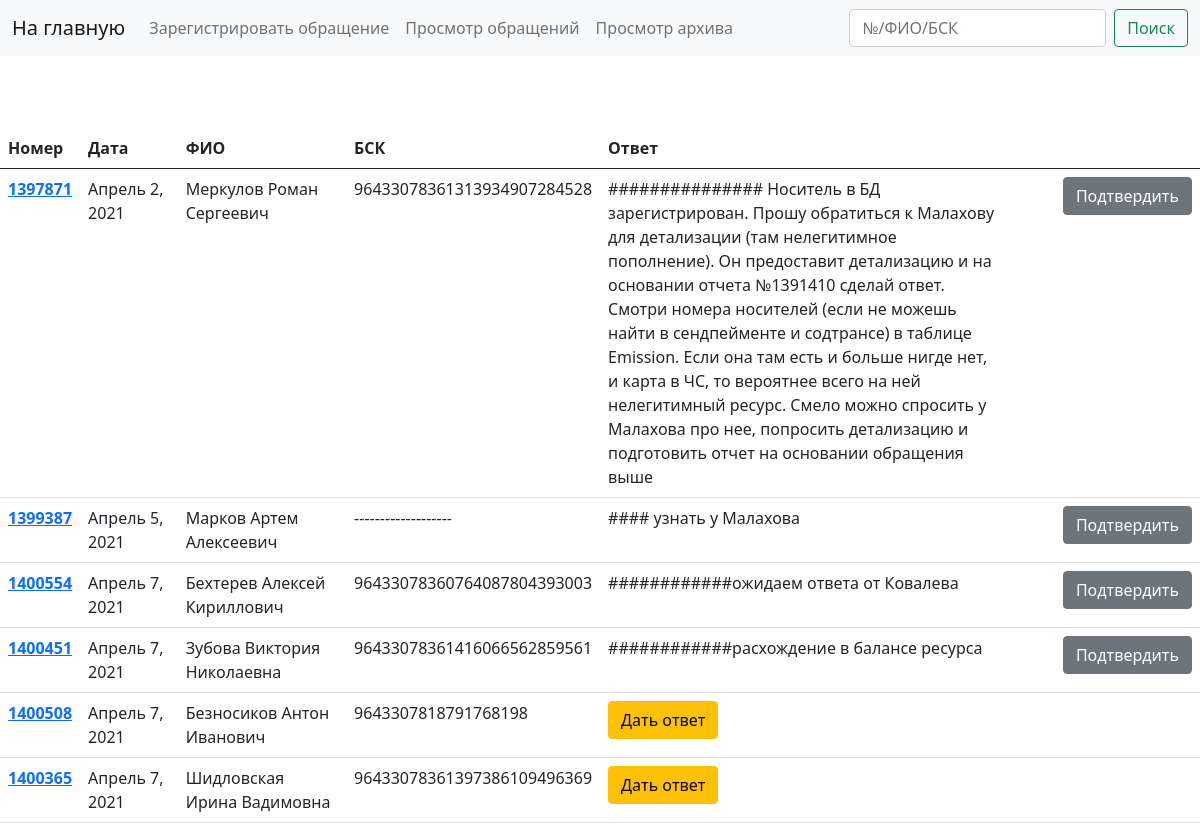
/appeal/, run on an earlier commit of the app's database.
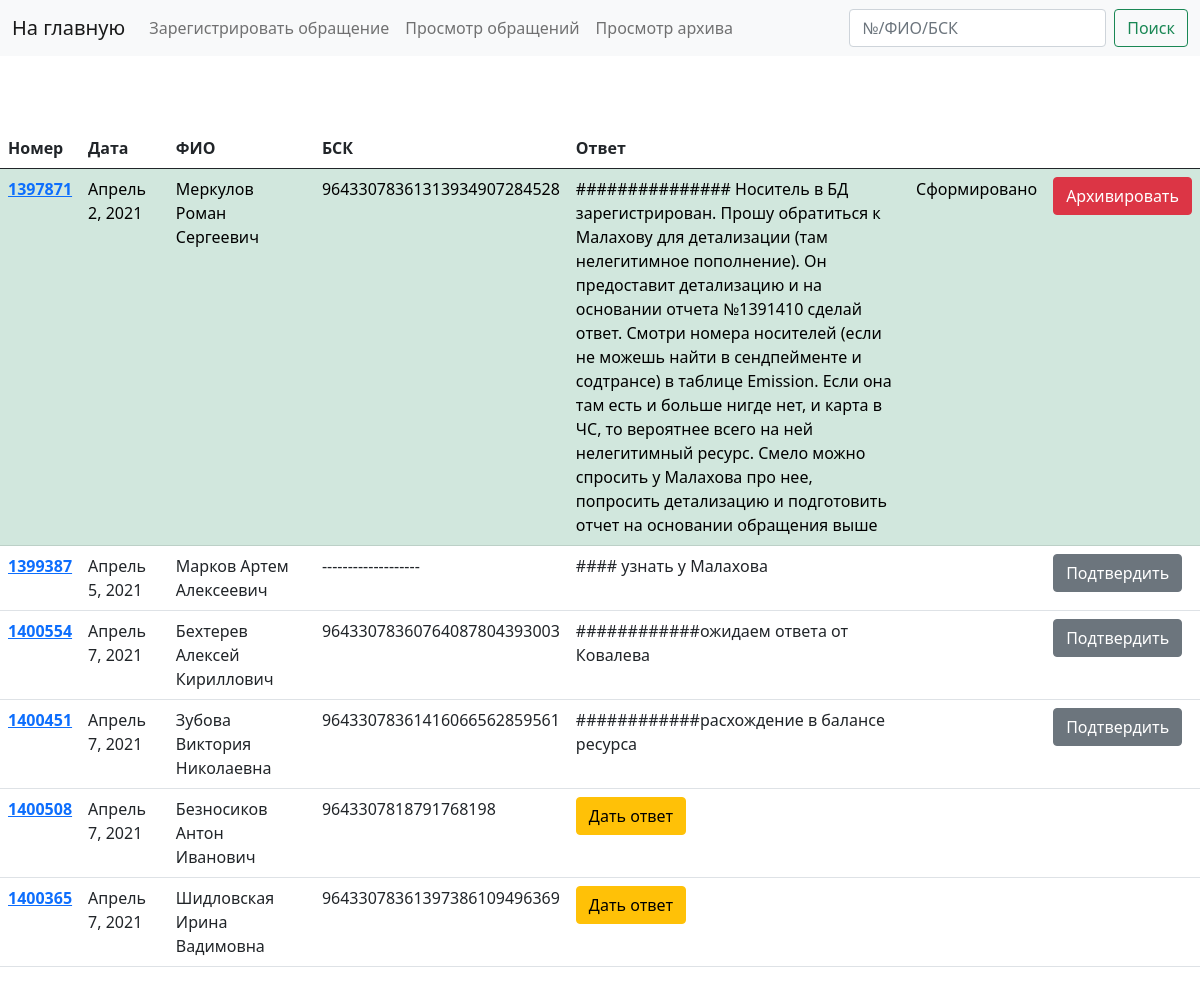
And on a later commit of the database.
### appeal/models.py (models this page shows, shortened)
class Appeal(models.Model):
	auto_park 	 				=	models.CharField(max_length=50, default=None, null = True, blank=True)
	bsk_number  				=	models.CharField(max_length=50)
	appeal_num	 				=	models.IntegerField(default = None, unique=True)
	appeal_create_date  		=	models.DateField(default = None, null = True)
	appeal_code  				=	models.CharField(max_length=50, default=None, null = True, blank=True)
	appeal_method  	 			=	models.CharField(max_length=50, default=None, null = True, blank=True)
	appeal_owner_name  			=	models.CharField(max_length=50, default=None, null = True)
	appeal_owner_phone_number	= 	models.CharField(max_length=50, default=None, null = True, blank=True)
	district  					=	models.CharField(max_length=50, default=None, null = True, blank=True)
	incident_date  				=	models.DateField(default = None, null = True, blank=True)
	incident_time  				=	models.DateField(default = None, null = True, blank=True)
	route_number  				=	models.IntegerField(default = None, null = True, blank=True)
	stop_name  					=	models.CharField(max_length=50, default=None, null = True, blank=True)
	route_direction  			=	models.CharField(max_length=50, default=None, null = True, blank=True)
	auto_number  				=	models.CharField(max_length=50, default=None, null = True, blank=True)
	answer_method	  			=	models.CharField(max_length=50, default=None, null = True, blank=True)
	answer  					=	models.TextField(max_length=1500, default=None, null = True, blank=True)
	accepted  					=	models.BooleanField(default = False)
	generated  					=	models.BooleanField(default = False)
	archivated 					=	models.BooleanField(default = False)

### appeal/views.py (the view)
# urls.py: path('', appeal_list),#стартовая страница без функционала
def appeal_list(request):
    search_query = request.GET.get('search', '')
    if search_query:
        context = Appeal.objects.filter(Q(bsk_number__icontains=search_query) | Q(appeal_num__icontains=search_query) | Q(appeal_owner_name__icontains=search_query))
    else:
        context = Appeal.objects.all()
    return render(request, 'appeal/list.html', {'context': context,})

### templates/appeal/list.html (shortened to what this page needs)
{% extends 'appeal/appeal.html' %}
{% load static %}
{% block nav %}
  <nav class="navbar navbar-expand-lg navbar-light bg-light">
    <div class="container-fluid">
      <a class="navbar-brand" href="/">На главную</a>
      <div class="collapse navbar-collapse" id="navbarSupportedContent">
        <ul class="navbar-nav me-auto mb-2 mb-lg-0">
          <li class="nav-item">
            <a class="nav-link " aria-current="page" href="/appeal/appeal_create">Зарегистрировать обращение</a>
          </li>
          <li class="nav-item">
            <a class="nav-link " href="/appeal/appeal_list">Просмотр обращений</a>
          </li>
          <li class="nav-item">
              <a class="nav-link " href="/appeal/archive_appeal_list">Просмотр архива</a>
          </li>
        </ul>
        <form class="d-flex" action="">
          <input class="form-control me-2" type="search" placeholder="№/ФИО/БСК" aria-label="Search" name="search">
          <button class="btn btn-outline-success" type="submit">Поиск</button>
        </form>
      </div>
    </div>
  </nav>
{% endblock %}
{% block appeal_form %}
  <br><br><br>
  <table class="table">
    <thead>
      <tr>
        <th width="5%" scope="col">Номер</th>
        <th width="9%" scope="col">Дата</th>
        <th width="16%" scope="col">ФИО</th>
        <th width="20%" scope="col">БСК</th>
        <th width="40%" scope="col">Ответ</th>
        <th width="5%" scope="col"></th>
        <th width="5%" scope="col"></th>
      </tr>
    </thead>
    <tbody>
      {% for i in context %}
      {% if i.archivated == False %}
      <tr {% if i.accepted %}class="table-success"{% endif %}>
        <th width="5%" scope="row"><a href="/appeal/appeal_edit/{{ i.id }}">{{ i.appeal_num }}</a></th>
        <td width="9%">{{ i.appeal_create_date }}</td>
        <td width="16%">{{ i.appeal_owner_name }}</td>
        <td width="20%">{{ i.bsk_number }}</td>
        <td width="40%">{% if i.answer %}{{ i.answer }}{% else %}<a href="/appeal/appeal_edit/{{ i.id }}"  class="btn btn-warning">Дать ответ</a>{% endif %}</td>
        <td width="5%">{% if i.accepted %}{% if i.generated %}Сформировано{% else %}{% if i.answer %}<a href="/appeal/appeal_generate/{{i.id}}" class="btn btn-info">Сформировать</a>{% endif %}{% endif %}{% endif %}</td>
        <td width="5%">{% if i.accepted and i.generated %}<a href="/appeal/appeal_archive/{{i.id}}" class="btn btn-danger">Архивировать</a>{% else %}{% if i.accepted %}Подтверждено{% else %}{% if i.answer %}<a href="/appeal/appeal_accept/{{i.id}}" class="btn btn-secondary">Подтвердить</a>{% endif %}{% endif %}{% endif %}</td>
      </tr>
      {% endif %}
      {% endfor %}
    </tbody>
  </table>
{% endblock %}
{% block script %}
</body>
<link href="https://cdn.jsdelivr.net/npm/bootstrap@5.0.0-beta3/dist/css/bootstrap.min.css" rel="stylesheet">
</html>
{% endblock %}

What changed in the data, as far as the page shows it:
changed Appeal "Апрель 2, 2021": accepted "Подтвердить" → "Сформировано Архивировать"
